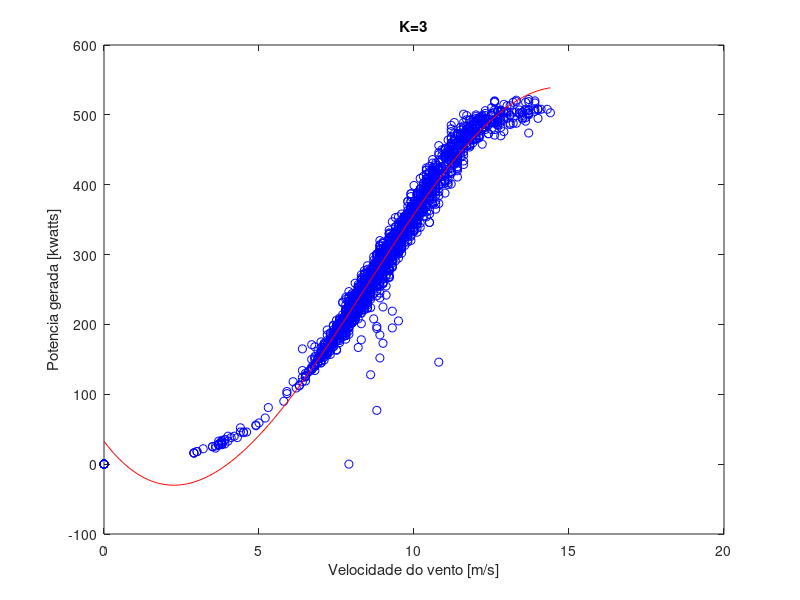

This figure's MATLAB source:
load aerogerador.dat
v=aerogerador(:,1);
P=aerogerador(:,2);

k=3;

figure; plot(v, P, 'bo');
title(sprintf("K=%d", k));
xlabel('Velocidade do vento [m/s]');
ylabel('Potencia gerada [kwatts]');

disp("Waiting...");
pause(2);



B = polyfit(v, P, k);
y = P;
ypred=polyval(B,v);
erro=y-ypred;
SEQ = sum(erro.^2);

ymed=mean(y);
Syy=sum((y-ymed).^2);

R2 = 1 - (SEQ/Syy);
disp("R2 is: "); disp(R2);

SEQdiv = SEQ/(length(v) - (k+1));
Syydiv = Syy/(length(v) - 1);
R2adj = 1 - (SEQdiv/Syydiv);
disp("R2adj is: "); disp(R2adj);

AIC = (length(v)*log(SEQ))+2*k;
disp("AIC is: "); disp(AIC);

vv=min(v):0.1:max(v);
vv=vv';

ypred2=polyval(B,vv);

hold on; plot(vv, ypred2, 'r-'); hold off;




